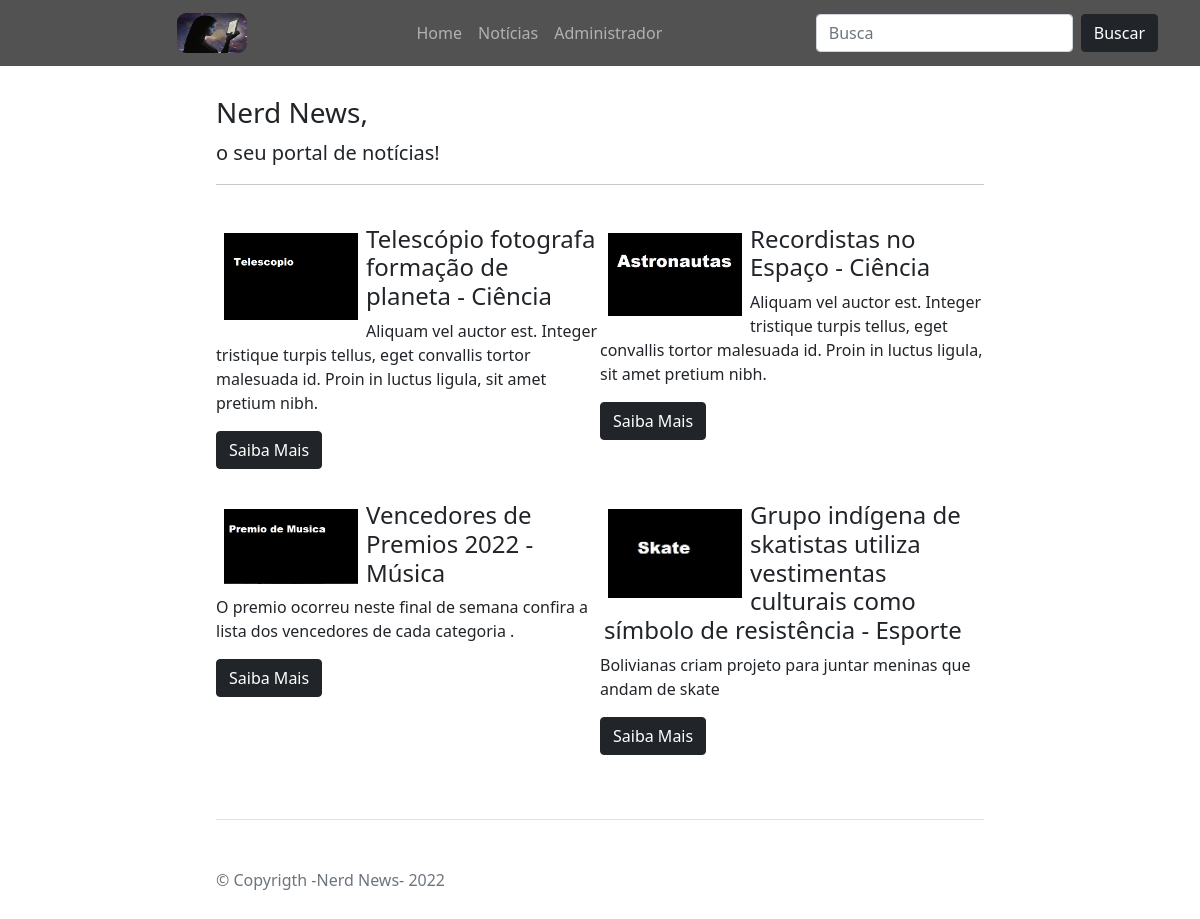
The page / on the database its author committed.
### tables this page shows
CREATE TABLE `noticias_tb` (
  `id_noticia` int(11) NOT NULL,
  `data` date NOT NULL,
  `tipo` char(3) NOT NULL,
  `titulo` tinytext NOT NULL,
  `resumo` text NOT NULL,
  `texto` mediumtext NOT NULL,
  `imagem` varchar(48) DEFAULT NULL,
  `alt` varchar(100) DEFAULT NULL,
  `destaque` enum('sim','nao') NOT NULL
);

CREATE TABLE `tipos_tb` (
  `id_tipo` int(11) NOT NULL,
  `value` char(3) NOT NULL,
  `label` varchar(24) NOT NULL
);

### index.php (the view, shortened to what this page needs)
<?php
require_once('conexao/conecta.php');
$sqld = "SELECT * FROM noticias_tb INNER JOIN tipos_tb ON noticias_tb.tipo = tipos_tb.value WHERE destaque = 'sim' ORDER BY id_noticia ASC LIMIT 4";
$resultadod = mysqli_query($con,$sqld);
$linhad = mysqli_fetch_assoc($resultadod);
?>
<!DOCTYPE html>
<html lang="pt-br">
<head>
    <link rel="stylesheet" href="css/estilo.css">
    <link rel="stylesheet" href="https://use.fontawesome.com/releases/v5.15.4/css/all.css"/>
    <link href="css/bootstrap.min.css" rel="stylesheet">
    <link rel="stylesheet" href="https://cdn.jsdelivr.net/npm/bootstrap-icons@1.5.0/font/bootstrap-icons.css">
    <link href="css/starter-template.css" rel="stylesheet">
  </head>
<body>
<div class="col-lg-8 mx-auto p-3 py-md-5">
  <header class="mb-5">
    <nav class="navbar navbar-expand-md navbar-dark fixed-top corespecifica">
      <div class="container">
        <a class="navbar-brand" href="index.php"> <img  class="logotipo"  src="imagens/testelog.png" >  </a>
        <div class="collapse navbar-collapse" id="navbarCollapse">
          <ul class="navbar-nav me-auto ms-auto mb-2 mb-md-0">
            <li class="nav-item">
              <a class="nav-link" href="index.php">Home</a>
            </li>
            <li class="nav-item">
              <a class="nav-link" href="noticias.php">Notícias</a>
            </li>
             <li class="nav-item">
              <a class="nav-link" href="admin">Administrador</a>
            </li>
          </ul>
          <form class="d-flex" action="busca.php" method="GET">
            <input class="form-control me-2" type="search" name="busca" placeholder="Busca" aria-label="Search">
            <button class="btn btn-dark" type="submit">Buscar</button>
          </form>
        </div>
      </div>
    </nav>
  </header>
    <h1 class="h3">Nerd News,</h1>
    <p class="fs-5 col-md-12">o seu portal de notícias!</p>
    <hr class="col-12 mb-4">
  <div class="col-sm-12">
    <div class="d-flex flex-wrap-reverse">
    <?php do{?>
    <div class="col-sm-6 my-3 mb-3">
    <?php if($linhad['imagem'] != ''){?>
          <img src="imagens/<?php echo $linhad['imagem']?>" alt="<?php echo $linhad['imagem']?>" class="img-fluid tamimg rounded float-start p-2">
        <?php }?>
      <h2 class="h4 mx-1"><?php echo $linhad['titulo']?> - <?php echo $linhad['label'] ?></h2>
      <p>  <?php echo $linhad['resumo'] ?></p>
      <a href="noticia.php?id_noticia=<?php echo $linhad['id_noticia']?>" class="btn btn-dark">Saiba Mais</a>
    </div>
    <?php }while($linhad = mysqli_fetch_assoc($resultadod));?>
    </div>
  </div>
    <footer class="pt-5 my-5 text-muted border-top">
    &copy; Copyrigth -Nerd News- 2022
  </footer>
</div>
</body>
</html>

### css/estilo.css (style rules this page uses)
.logotipo { width:70px ; height:40px; margin-left: 135px; border-radius: 9px; }
img { max-width: 100%; height: auto; }
li { list-style: none; }
.corespecifica { background-color: rgba(0, 0, 0, 0.678); }
.tamimg { width: 150px; height: 50px; }

### rows shown on the page
noticias_tb: imagem (picture), titulo "Vencedores de Premios 2022", tipos_tb.label "Música", resumo "O premio ocorreu neste final de semana confira a lista dos vencedores de cada categoria ."
noticias_tb: imagem (picture), titulo "Grupo indígena de skatistas utiliza vestimentas culturais como símbolo de resistência", tipos_tb.label "Esporte", resumo "Bolivianas criam projeto para juntar meninas que andam de skate"
noticias_tb: imagem (picture), titulo "Telescópio fotografa formação de planeta", tipos_tb.label "Ciência", resumo "Aliquam vel auctor est. Integer tristique turpis tellus, eget convallis tortor malesuada id. Proin in luctus ligula, sit amet pretium nibh."
noticias_tb: imagem (picture), titulo "Recordistas no Espaço", tipos_tb.label "Ciência", resumo "Aliquam vel auctor est. Integer tristique turpis tellus, eget convallis tortor malesuada id. Proin in luctus ligula, sit amet pretium nibh."
